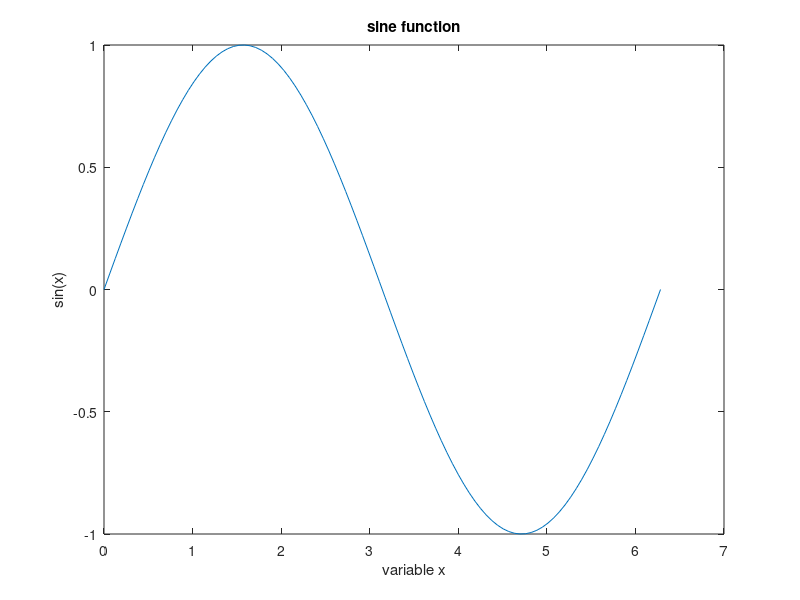

The MATLAB source for this figure:
%%  Plotting in Matlab
%  A.J. Melhus, 4-18-10; 
%  Revised by C. Chen, 2-17-12
%% Using ezplot command
% Use *|ezplot|* if you have a simple function and want a plot very quickly.
%
% Syntax: *|ezplot(f)|*
%
% - plots a function *|f|* over default domain *|[-2pi, 2pi]|*
% - *|f|* can be symbolic, vector, or string
% - automatically displays title *|f|* and independent variable *|x|* on
% figure
%  
% Or, you can also use *|ezplot(f, [xmin,xmax])|* to plot a function *|f|* 
% over the given domain *|[xmin, xmax]|*
%  
% To try, clear figure space first:    
figure(1); clf;
%%
% Let's plot *|y = x^2|* over *|[-2pi, 2pi]|*:
ezplot('x^2')
%%
% Or we can plot *|f = cos(x) + 1|* over *|[0, 2pi]|*
f = 'cos(x)+1'
%%
% _(Note that this command is different with the command *|f = cos(x)+1|*.
% You can try to figure out what's the difference!)_
ezplot(f, [0, 2*pi])
%% Using plot command          
% *|plot|* is a much more robust plotting tool. The basic syntax is 
% *|plot(x,y)|*:
%
% - *|x|* and *|y|* are vectors containing the data you wish to plot
% - *|x|* and *|y|* must be of same length and type
%
% To try, we should set up *|x|* and *|y|* first. Let's define a vector
% from *|0|* to *|2pi|*, using the default stepsize of 1:
x1 = 0:2*pi
%%
% Then we can assign values to *|y1|* based on *|x1|*:
y1 = sin(x1)
%%
% _(See what's the difference between this command and *|y1 =
% 'sin(x1)'|*?)_
%
% Then we can plot the sine function:
plot(x1,y1)
%% 
% THIS PLOT LOOKS BAD because *|x1|* only contains 7 points (we need more 
% points to make a smooth graph).  
%% Using linspace command
% Let's use *|linspace|* to make a much more smooth graph by creating a
% vector from *|0|* to *|2pi|* containing 100 linearly spaced points:
x2 = linspace(0, 2*pi);
y2 = sin(x2);
plot(x2,y2)
%%
% THIS PLOT LOOKS GOOD because *|x2|* contains many more points, creating a 
% smoother graph.
%% Plot aesthetics  
% _(taken/edited from
% http://www.engin.umich.edu/group/ctm/extras/plot.html )_
%
% The color and point marker can be changed on a plot by adding a third 
% parameter (in single quotes) to the plot command: 
% *|plot(x,y, 'aesthetic')|*
%
% - *|aesthetic|* consists of one to three characters which specify a color 
% and/or point marker type
% - color and point marker types include:
%
% <html>
% <table width="300" border="1">
% <tr align="center"><td> y </td><td>  yellow  </td><td> .   </td><td>  point  </td></tr>
% <tr align="center"><td> m </td><td>  magenta </td><td> o   </td><td>  circle </td></tr>
% <tr align="center"><td> c </td><td>  cyan    </td><td> x   </td><td>  x-mark </td></tr>
% <tr align="center"><td> r </td><td>  red     </td><td> +   </td><td>  plus   </td></tr>
% <tr align="center"><td> g </td><td>  green   </td><td> -   </td><td>  solid  </td></tr>
% <tr align="center"><td> b </td><td>  blue    </td><td> *   </td><td>  star   </td></tr>
% <tr align="center"><td> w </td><td>  white   </td><td> :   </td><td>  dotted </td></tr>
% <tr align="center"><td> k </td><td>  black   </td><td> -.  </td><td>  dashdot</td></tr>
% <tr align="center"><td>   </td><td> 	        </td><td> --  </td><td>  dashed </td></tr>
% </table>
% </html>
%
% For example, to plot *|y2|* as a red, dotted line instead of the default 
% blue straight line, the command should be changed to:
plot(x2,y2, 'r:')
%% title and labels
% Whenever you make a plot, don't forget to properly label the x- and
% y-axis by using *|xlabel|* and *|ylabel|*:
plot(x2, y2)
xlabel('variable x')
ylabel('sin(x)')
%%
% Also, it's nice to give your plot a title so everyone can understand
% immediately what's the figure about:
title('sine function')
%%
% Note that the title and axis labels will be erased when you call *|plot|*
% again without using *|hold on|*.